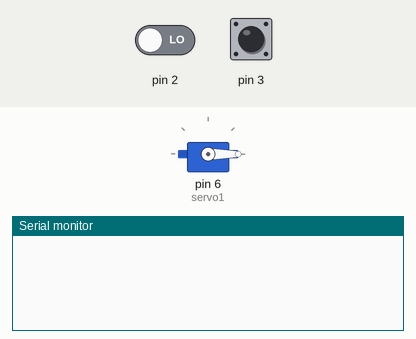
Simulated run of this sketch. Board: Arduino Uno, built with avr-gcc and run on an emulated ATmega328P. On the bench: servo, the last lines printed to the serial monitor. Inputs (shaded band) come from the test bench; at power-on: pin 3 LOW, pin 2 LOW.

Above: at 1.2 s.
1.3 s: pin 3 driven HIGH
At 1.8 s:
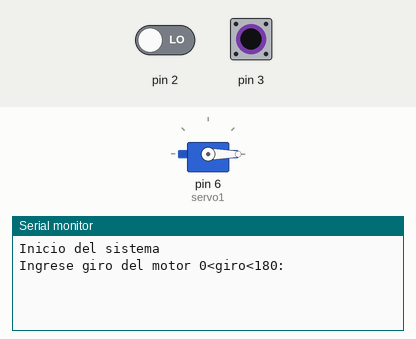
2.8 s: pin 3 pulsed LOW 2 times (0.12 s each, 0.3 s apart)
At 3.07 s:
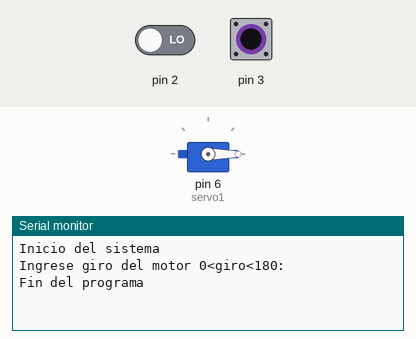

The sketch:

CuaicalA_Tarea5.ino
```cpp
int on = 0;
String dato;
int dato1 ;

#include <Servo.h>
Servo servo1;
void setup() {
  Serial.begin(9600);
  servo1.attach(6);
  servo1.write(0);
  attachInterrupt(0, modo, HIGH);
  attachInterrupt(1, encendido, HIGH);

}

void loop() {
  if (Serial.available() > 0) {
    dato = Serial.readString();
    dato1 = dato.toInt();


  }
}
void encendido() {
  switch (on) {
    case 0:
      Serial.println("Inicio del sistema");
      Serial.println("Ingrese giro del motor 0<giro<180: ");
      on++;
      break;
    case 1:
           on++;
      break;

    case 2:
      Serial.println("");
      Serial.println("Fin del programa");
      Serial.println("");
      on = 0;
      break;

  }
}
  void modo() {
    if (on == 1) {
      if (dato1 >= 0 && dato1 <= 180) {
        servo1.write(dato1);
      } else {
        Serial.println("");
        Serial.print("Ingrese un valor en el rago establecido");
        Serial.println("");
      }
    }
  }
```

Measured:
- after the input at 1.3 s, the serial monitor: prints a new line at once (image 1)
- after the input at 2.8 s, the serial monitor: prints a new line after 0.12 s (image 2)
